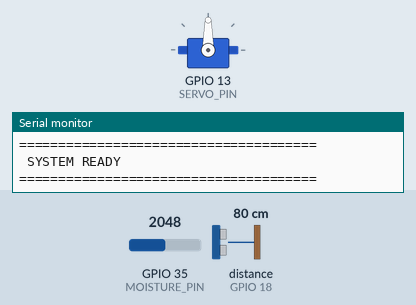
This sketch was run on a simulated ESP32. Parts: servo, the last lines printed to the serial monitor. Wiring (inferred from the names in the program): ultrasonic range finder: trigger GPIO 5; echo GPIO 18. Inputs (shaded band) come from the test bench; at power-on: distance to the obstacle (sensor on GPIO 18) 80 cm, GPIO 35 (MOISTURE_PIN) = 2048. The echo pulse lasts 58.3 µs per cm.

Above: at 4.4 s.
4.5 s: distance to the obstacle (sensor on GPIO 18) set to 15 cm
7.5 s: distance to the obstacle (sensor on GPIO 18) set to 12 cm
At 10.0 s:
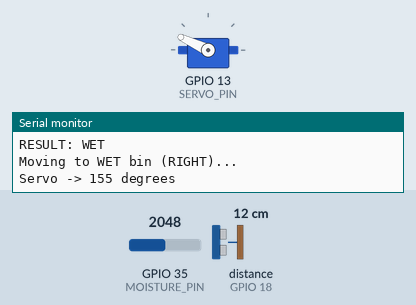
Timing chart, 0 to 13.1 s (numbered marks = the images above; inputs shaded):
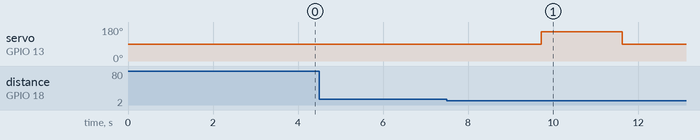

The sketch:

SHEF_Full_System.ino
```cpp
/*
 * ============================================================
 *  SHEF IoT — MOISTURE SORTING SYSTEM (Main Sketch)
 *  Project R26-IT-015 | Component 3
 * ============================================================
 *
 *  FILE STRUCTURE:
 *    SHEF_Full_System.ino    - this file: setup(), loop(), orchestration
 *    config.h                 - ALL pins, calibration, timing constants
 *    UltrasonicSensor.h/.cpp  - distance detection (WHEN an item arrives)
 *    MoistureSensor.h/.cpp    - moisture read + wet/dry decision (WHERE it sorts)
 *    ServoController.h/.cpp   - physical servo movement + sorting action
 *
 *  IMPORTANT: this folder must be named exactly "SHEF_Full_System"
 *  (matching this .ino file's name) for Arduino IDE to open it
 *  correctly and see the other tabs.
 *
 *  TO CALIBRATE: open config.h — that is the ONLY file you should
 *  need to edit for tuning angles, thresholds, or timing.
 * ============================================================
 */

#include "config.h"
#include "UltrasonicSensor.h"
#include "MoistureSensor.h"
#include "ServoController.h"

void testSensors();
void waitForObjectToLeave();

// ============================================================
//  SETUP
// ============================================================
void setup() {
  Serial.begin(115200);
  delay(1000);

  Serial.println();
  Serial.println("======================================");
  Serial.println(" SHEF IoT MOISTURE SORTING SYSTEM");
  Serial.println("======================================");

  ultrasonicInit();
  moistureInit();
  servoInit();

  Serial.println();
  Serial.print("Dry reference: ");
  Serial.println(MOISTURE_DRY_REF);

  Serial.print("Wet reference: ");
  Serial.println(MOISTURE_WET_REF);
  if (MOISTURE_WET_REF == 2400) {
    Serial.println("  [WARNING] This is still the PLACEHOLDER value — calibrate it in config.h!");
  }

  Serial.print("Moisture threshold: ");
  Serial.println(MOISTURE_THRESHOLD);

  Serial.println();
  Serial.println("Servo HOME test:");
  Serial.print("HOME angle = ");
  Serial.println(HOME_ANGLE);
  Serial.println();

  testSensors();

  Serial.println();
  Serial.println("======================================");
  Serial.println(" SYSTEM READY");
  Serial.println("======================================");
}


// ============================================================
//  STARTUP SENSOR CHECK
// ============================================================
void testSensors() {
  Serial.println("Testing moisture sensor...");
  int moisture = readMoisture();
  Serial.print("Moisture ADC = ");
  Serial.println(moisture);

  if (moistureValid(moisture)) {
    Serial.println("Moisture sensor: OK");
  } else {
    Serial.println("Moisture sensor: CHECK WIRING");
  }

  Serial.println("Testing ultrasonic...");
  float distance = readDistance();

  if (distance < 0) {
    Serial.println("Ultrasonic: NO ECHO");
  } else {
    Serial.print("Distance = ");
    Serial.print(distance);
    Serial.println(" cm");
  }
}


// ============================================================
//  WAIT FOR OBJECT TO LEAVE (prevents re-triggering same item)
// ============================================================
void waitForObjectToLeave() {
  Serial.println("Waiting for object to leave...");

  unsigned long start = millis();

  while (millis() - start < 5000) { // 5 second safety timeout
    float distance = readDistance();

    if (distance < 0 || distance >= DETECTION_DISTANCE) {
      Serial.println("Object left detection area.");
      delay(500);
      return;
    }

    delay(OBJECT_CHECK_DELAY);
  }

  Serial.println("Object wait timeout.");
}


// ============================================================
//  MAIN LOOP
// ============================================================
void loop() {
  float distance = readDistance();

  // ---- NO OBJECT: hold gate at home ----
  if (distance < 0 || distance >= DETECTION_DISTANCE) {
    servoGoHome();
    delay(150);
    return;
  }

  // ---- OBJECT DETECTED ----
  Serial.println();
  Serial.println("======================================");
  Serial.print("OBJECT DETECTED: ");
  Serial.print(distance);
  Serial.println(" cm");
  Serial.println("======================================");

  Serial.println("Waiting for object to settle...");
  delay(SETTLE_TIME);

  // ---- Read moisture (STABLE — waits until the value stops moving) ----
  Serial.println("Waiting for moisture reading to stabilize...");
  int moisture = readMoistureStable();
  Serial.print("Moisture ADC (stable): ");
  Serial.println(moisture);

  // ---- Sensor health check ----
  if (!moistureValid(moisture)) {
    Serial.println();
    Serial.println("ERROR: INVALID MOISTURE READING");
    Serial.println("Sorting cancelled.");

    servoGoHome();
    delay(HOME_SETTLE_TIME);
    waitForObjectToLeave();
    return;
  }

  // ---- Classification (this is what actually drives the servo) ----
  Serial.print("Threshold: ");
  Serial.println(MOISTURE_THRESHOLD);
  Serial.print("Direction: wet=");
  Serial.println(WET_IS_HIGHER ? "higher" : "lower");

  bool wet = isWet(moisture);

  if (wet) {
    Serial.println("CLASSIFICATION: WET");
  } else {
    Serial.println("CLASSIFICATION: DRY");
  }

  // ---- SORT ----
  sortItem(wet);

  // ---- Prevent the same object from triggering again ----
  waitForObjectToLeave();

  Serial.println();
  Serial.println("Cycle complete.");
  Serial.println("Ready for next item.");
  delay(300);
}
```

MoistureSensor.cpp
```cpp
#include <Arduino.h>
#include "config.h"
#include "MoistureSensor.h"

// ============================================================
//  MOISTURE SENSOR (Capacitive)
//  Role: WHERE — this is what actually decides DRY vs WET,
//  and therefore which side the servo sorts the item to.
// ============================================================

void moistureInit() {
  pinMode(MOISTURE_PIN, INPUT);
}

int readMoisture() {
  long total = 0;

  for (int i = 0; i < MOISTURE_SAMPLES; i++) {
    total += analogRead(MOISTURE_PIN);
    delay(20);
  }

  return total / MOISTURE_SAMPLES;
}

int readMoistureStable() {
  unsigned long startTime = millis();
  int lastVal = readMoisture();
  int stableCount = 0;

  while (millis() - startTime < MAX_STABILIZE_TIME) {
    delay(200);
    int currentVal = readMoisture();
    int drift = abs(currentVal - lastVal);

    if (drift < STABLE_DRIFT) {
      stableCount++;
      if (stableCount >= STABLE_READS_NEEDED) {
        return currentVal;   // confirmed stable
      }
    } else {
      stableCount = 0;       // still moving, reset the streak
    }
    lastVal = currentVal;
  }

  Serial.println("  [WARN] Reading did not fully stabilize within timeout — using last value.");
  return lastVal;
}

bool moistureValid(int value) {
  if (value < MOISTURE_MIN_VALID) return false;
  if (value > MOISTURE_MAX_VALID) return false;
  return true;
}

bool isWet(int value) {
  if (WET_IS_HIGHER) {
    return value > MOISTURE_THRESHOLD;
  } else {
    return value < MOISTURE_THRESHOLD;
  }
}
```

MoistureSensor.h
```cpp
#ifndef MOISTURE_SENSOR_H
#define MOISTURE_SENSOR_H

// Call once in setup() to configure the analog pin
void moistureInit();

// Single averaged reading (10 samples) — fast, but may catch a
// mid-transition value. Prefer readMoistureStable() for real decisions.
int readMoisture();

// Waits until consecutive readings stop changing before returning —
// this is what the main sorting logic should actually use.
int readMoistureStable();

// True if the value is within the expected sensor range
// (outside this range usually means a disconnected/faulty sensor)
bool moistureValid(int value);

// True if the value indicates a WET item, based on threshold + direction
bool isWet(int value);

#endif
```

ServoController.cpp
```cpp
#include <Arduino.h>
#include <ESP32Servo.h>
#include "config.h"
#include "ServoController.h"

// ============================================================
//  SERVO CONTROLLER
//  Role: physically executes the sort decision made by
//  MoistureSensor's isWet(). Direction: DRY -> LEFT, WET -> RIGHT.
// ============================================================

static Servo sortingServo;

void servoInit() {
  ESP32PWM::allocateTimer(0);
  sortingServo.setPeriodHertz(50);

  delay(1000); // let power rails stabilize before attaching — prevents boot jerk

  sortingServo.attach(SERVO_PIN, 500, 2400);
  sortingServo.write(HOME_ANGLE);
  delay(1000);
}

void moveServo(int angle) {
  Serial.print("Servo -> ");
  Serial.print(angle);
  Serial.println(" degrees");

  sortingServo.write(angle);
  delay(700); // give the servo time to physically complete the move
}

void servoGoHome() {
  sortingServo.write(HOME_ANGLE);
}

void sortItem(bool wet) {
  Serial.println();
  Serial.println("--------- SORTING ---------");

  if (wet) {
    Serial.println("RESULT: WET");
    Serial.println("Moving to WET bin (RIGHT)...");
    moveServo(WET_ANGLE);
  } else {
    Serial.println("RESULT: DRY");
    Serial.println("Moving to DRY bin (LEFT)...");
    moveServo(DRY_ANGLE);
  }

  Serial.println("Holding gate...");
  delay(SORT_HOLD_TIME);

  Serial.println("Returning to HOME...");
  servoGoHome();
  delay(HOME_SETTLE_TIME);

  Serial.println("HOME position reached.");
}
```

ServoController.h
```cpp
#ifndef SERVO_CONTROLLER_H
#define SERVO_CONTROLLER_H

// Call once in setup() — attaches the servo and moves it to HOME
void servoInit();

// Moves the servo to a specific angle and waits for the physical move
void moveServo(int angle);

// Immediately commands the servo to HOME_ANGLE (no wait)
void servoGoHome();

// Full sort sequence: move to WET or DRY angle, hold, return home
void sortItem(bool wet);

#endif
```

UltrasonicSensor.cpp
```cpp
#include <Arduino.h>
#include "config.h"
#include "UltrasonicSensor.h"

// ============================================================
//  ULTRASONIC SENSOR (HC-SR04)
//  Role: WHEN — detects item presence only. Does not influence
//  the wet/dry decision in any way; that comes from MoistureSensor.
// ============================================================

void ultrasonicInit() {
  pinMode(TRIG_PIN, OUTPUT);
  pinMode(ECHO_PIN, INPUT);
}

float readDistance() {
  digitalWrite(TRIG_PIN, LOW);
  delayMicroseconds(2);

  digitalWrite(TRIG_PIN, HIGH);
  delayMicroseconds(10);

  digitalWrite(TRIG_PIN, LOW);

  long duration = pulseIn(ECHO_PIN, HIGH, ECHO_TIMEOUT);

  if (duration == 0) {
    return -1;  // no echo received — treat as "nothing detected"
  }

  return duration * 0.0343 / 2.0;
}
```

UltrasonicSensor.h
```cpp
#ifndef ULTRASONIC_SENSOR_H
#define ULTRASONIC_SENSOR_H

// Call once in setup() to configure the Trig/Echo pins
void ultrasonicInit();

// Returns distance in cm, or -1 if no echo was received
float readDistance();

#endif
```

config.cpp
```cpp
#include "config.h"

// ============================================================
//  SHEF IoT — GLOBAL CONFIGURATION (values)
//  THIS is the file you edit to calibrate or tune the system.
//  config.h just declares these exist; this file sets them.
// ============================================================

// ---------------- PIN DEFINITIONS ----------------
const int TRIG_PIN      = 5;
const int ECHO_PIN      = 18;
const int MOISTURE_PIN  = 35;
const int SERVO_PIN     = 13;


// ---------------- MOISTURE CALIBRATION ----------------

// Your measured dry/open-air value (CONFIRMED, stable)
const int MOISTURE_DRY_REF = 3657;

// IMPORTANT: Replace 2400 with your FINAL stable wet reading.
// Test with a real wet item, wait for "(stable)" to print, use that number.
const int MOISTURE_WET_REF = 2400;

// Automatically calculated midpoint — no need to compute by hand
const int MOISTURE_THRESHOLD = (MOISTURE_DRY_REF + MOISTURE_WET_REF) / 2;

// Your sensor reads LOWER when wet (confirmed from your test data)
const bool WET_IS_HIGHER = false;

// Valid reading range — outside this means sensor disconnected/faulty
const int MOISTURE_MIN_VALID = 1500;
const int MOISTURE_MAX_VALID = 4095;

// Number of samples averaged per single reading
const int MOISTURE_SAMPLES = 10;

// Stabilization polling — prevents reading mid-transition values
const int           STABLE_DRIFT        = 15;    // ADC counts — considered stable below this change
const int           STABLE_READS_NEEDED = 3;      // consecutive stable readings required
const unsigned long MAX_STABILIZE_TIME  = 4000;   // ms — safety timeout if it never settles


// ---------------- SERVO SETTINGS ----------------
const int HOME_ANGLE = 90;   // neutral: gate flat/centered
const int DRY_ANGLE  = 25;   // tips LEFT toward dry bin
const int WET_ANGLE  = 155;  // tips RIGHT toward wet bin


// ---------------- TIMING & DETECTION ----------------
const float         DETECTION_DISTANCE = 13.0;   // cm
const unsigned long ECHO_TIMEOUT       = 30000;  // us — prevents loop freeze on no echo
const unsigned long SETTLE_TIME        = 800;    // ms — initial wait before sampling moisture
const unsigned long SORT_HOLD_TIME     = 1200;   // ms — hold gate open over bin
const unsigned long HOME_SETTLE_TIME   = 1000;   // ms — time for servo to physically return home
const unsigned long OBJECT_CHECK_DELAY = 200;    // ms — polling interval while waiting for object to leave
```

config.h
```cpp
#ifndef CONFIG_H
#define CONFIG_H

// ============================================================
//  SHEF IoT — GLOBAL CONFIGURATION (declarations)
//  Values are defined in config.cpp — edit values there,
//  this file only declares that they exist.
// ============================================================

// ---------------- PIN DEFINITIONS ----------------
extern const int TRIG_PIN;
extern const int ECHO_PIN;
extern const int MOISTURE_PIN;
extern const int SERVO_PIN;

// ---------------- MOISTURE CALIBRATION ----------------
extern const int  MOISTURE_DRY_REF;
extern const int  MOISTURE_WET_REF;
extern const int  MOISTURE_THRESHOLD;
extern const bool WET_IS_HIGHER;

extern const int MOISTURE_MIN_VALID;
extern const int MOISTURE_MAX_VALID;
extern const int MOISTURE_SAMPLES;

extern const int           STABLE_DRIFT;
extern const int           STABLE_READS_NEEDED;
extern const unsigned long MAX_STABILIZE_TIME;

// ---------------- SERVO SETTINGS ----------------
extern const int HOME_ANGLE;
extern const int DRY_ANGLE;
extern const int WET_ANGLE;

// ---------------- TIMING & DETECTION ----------------
extern const float         DETECTION_DISTANCE;
extern const unsigned long ECHO_TIMEOUT;
extern const unsigned long SETTLE_TIME;
extern const unsigned long SORT_HOLD_TIME;
extern const unsigned long HOME_SETTLE_TIME;
extern const unsigned long OBJECT_CHECK_DELAY;

#endif
```

Measured:
- the behaviour switches between 14 and 13 cm on distance to the obstacle (sensor on GPIO 18) (found by bisection; images 0 and 1)
- after the input at 4.5 s, every drawn part: stays the same
- after the input at 7.5 s, servo on GPIO 13 (SERVO_PIN): 90° → 155° after 2.2 s, → 90° 1.9 s later
